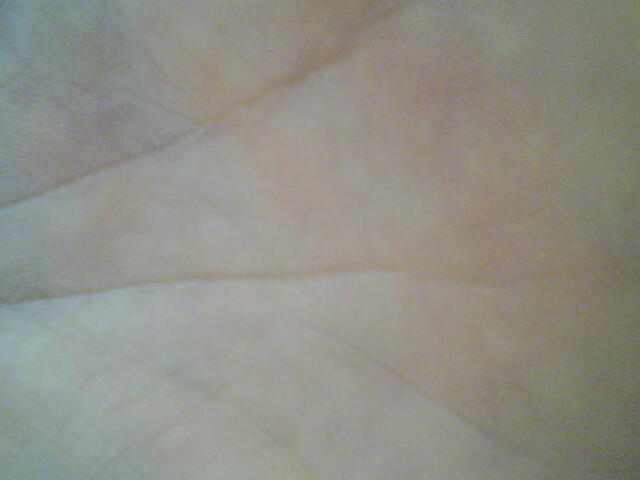
//> input picture Dummy_Recognition/img1.png, 640 x 480 px, given in place of the camera
$ ./wall_recognition   (built with g++ and OpenCV 4, older OpenCV classes emulated)
//> lines starting //> are read from the running program, lines starting //| are printed output that depends on the picture
#include "opencv2/imgproc/imgproc.hpp"
#include "opencv2/highgui/highgui.hpp"
#include "cv.h"
#include <string>
#include <iostream>
#include <opencv2/objdetect/objdetect.hpp>
#include <opencv2/features2d/features2d.hpp>

/// Global Variables
cv::Mat hsv[7];
cv::Mat tracking_img_hsv;
cv::Mat src[7];
int bins = 25;


void applyCanny(const cv::Mat& inImage, cv::Mat* outImage);
void blobDetect(cv::Mat srcimage, cv::Mat* out);

/**
 * @function Hist_and_Backproj
 * @brief Callback to Trackbar
 */
// [58 lines left out: function Hist_and_Backproj, not called in this run]


 /**
    @brief Applies the Canny edge transform
    @param[in] inImage [const cv::Mat&] Input image in CV_8UC1 format
    @param[out] outImage [cv::Mat*] The processed image in CV_8UC1 format
    @return void
  **/
  // [23 lines left out: function applyCanny, not called in this run]

std::vector<cv::KeyPoint> keyPoints;
// [39 lines left out: function blobDetect, not called in this run]

/** @function main */
int main( int argc, char** argv )
{
	cv::Mat image;
    cv::VideoCapture cap(0); // open the default camera

	if(!cap.isOpened()) // check if we succeeded
	{
		std::cout << "Cannot open the video file" << std::endl;
		return -1;
	}

	int keyPressed = 255;
	int ch[] = { 0, 0 };

	while(1){
		cap.grab();
		cap.retrieve(image);

		  /// Read the image

		  for(int i=0; i<7; i++){
			src[i] = cv::imread(cv::format("%d.png",i), 1 );
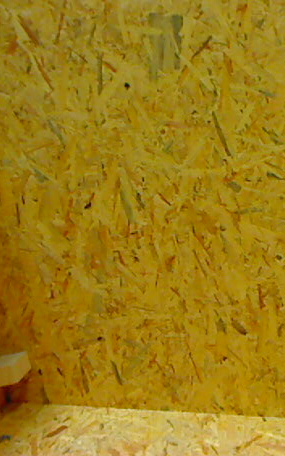
//> input picture Dummy_Recognition/0.png, 285 x 456 px
//> src[0] is the input picture: 456 rows x 285 cols, CV_8UC3; mean B, G, R 23.2, 125.4, 157.9

			/// Transform it to HSV
			cvtColor( src[i], hsv[i], CV_BGR2HSV );
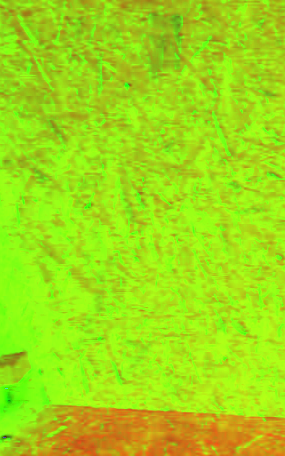
//> hsv[0]: 456 rows x 285 cols, CV_8UC3; mean B, G, R 22.8, 220, 157.9
		  }

		  /// Transform tracking image to HSV
		  cvtColor( image, tracking_img_hsv, CV_BGR2HSV );

		  /// Hist and Backprojection function call
		  Hist_and_Backproj(0, 0);

		  ///Show the tracking image
		  imshow( "Tracking image", image);

		  keyPressed =cv::waitKey(10) & 255;
		  if(keyPressed == 27) //27 is for ESC
			  break;

		}

}
